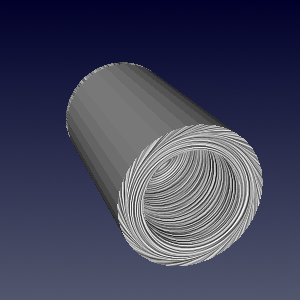

Write the Python code that produced this figure.
#!/usr/bin/env python

# Test vtkCompositeSurfaceLICMapper: SurfaceLICCurvedContrastEnhancedBlendedSmallGrain.

import vtkmodules.vtkInteractionStyle  # noqa: F401
import vtkmodules.vtkRenderingOpenGL2  # noqa: F401

import os

from vtkmodules.vtkCommonDataModel import vtkDataObject
from vtkmodules.vtkIOXML import vtkXMLPolyDataReader
from vtkmodules.vtkRenderingCore import (
    vtkActor,
    vtkRenderWindow,
    vtkRenderWindowInteractor,
    vtkRenderer,
)
from vtkmodules.vtkRenderingLICOpenGL2 import (
    vtkCompositeSurfaceLICMapper,
    vtkSurfaceLICInterface,
)

# Read data
data_dir = os.environ.get("VPE_DATA_DIR", os.path.dirname(os.path.abspath(__file__)))
reader = vtkXMLPolyDataReader()
reader.SetFileName(os.path.join(data_dir, "disk_out_ref_surface.vtp"))
reader.Update()
data_obj = reader.GetOutputDataObject(0)

# Mapper
lic_mapper = vtkCompositeSurfaceLICMapper()
lic_mapper.SetInputArrayToProcess(
    0, 0, 0, vtkDataObject.FIELD_ASSOCIATION_POINTS_THEN_CELLS, "V")
lic_mapper.SetInputDataObject(data_obj)

# LIC interface parameters
lic_interface = lic_mapper.GetLICInterface()
lic_interface.SetNumberOfSteps(40)
lic_interface.SetStepSize(0.4)
lic_interface.SetEnhancedLIC(1)
lic_interface.SetNormalizeVectors(1)
lic_interface.SetGenerateNoiseTexture(1)
lic_interface.SetNoiseType(1)
lic_interface.SetNoiseTextureSize(200)
lic_interface.SetNoiseGrainSize(1)
lic_interface.SetMinNoiseValue(0.0)
lic_interface.SetMaxNoiseValue(1.0)
lic_interface.SetNumberOfNoiseLevels(1024)
lic_interface.SetImpulseNoiseProbability(1.0)
lic_interface.SetImpulseNoiseBackgroundValue(0.0)
lic_interface.SetNoiseGeneratorSeed(1)
lic_interface.SetEnhanceContrast(1)
lic_interface.SetLowLICContrastEnhancementFactor(0.0)
lic_interface.SetHighLICContrastEnhancementFactor(0.0)
lic_interface.SetLowColorContrastEnhancementFactor(0.0)
lic_interface.SetHighColorContrastEnhancementFactor(0.0)
lic_interface.SetAntiAlias(0)
lic_interface.SetColorMode(0)
lic_interface.SetLICIntensity(0.8)
lic_interface.SetMapModeBias(0.0)
lic_interface.SetMaskOnSurface(0)
lic_interface.SetMaskThreshold(0.0)
lic_interface.SetMaskIntensity(0.0)
lic_interface.SetMaskColor([1.0, 0.0, 0.84705])

# Actor
lic_actor = vtkActor()
lic_actor.SetMapper(lic_mapper)

# Renderer
renderer = vtkRenderer()
renderer.AddActor(lic_actor)
renderer.SetBackground(0.3216, 0.3412, 0.4314)
renderer.SetBackground2(0.0, 0.0, 0.1647)
renderer.GradientBackgroundOn()

# Render window
render_window = vtkRenderWindow()
render_window.SetSize(300, 300)
render_window.AddRenderer(renderer)
render_window.SetWindowName("surface lic curved contrast enhanced blended small grain")

# Interactor
interactor = vtkRenderWindowInteractor()
interactor.SetRenderWindow(render_window)

# Functional render for OpenGL context check
render_window.Render()

if not vtkSurfaceLICInterface.IsSupported(render_window):
    print("WARNING: Surface LIC not supported, skipping.")
else:
    # Scene
    camera = renderer.GetActiveCamera()
    camera.SetFocalPoint(-1.88, -0.98, -1.04)
    camera.SetPosition(13.64, 4.27, -31.59)
    camera.SetViewAngle(30)
    camera.SetViewUp(0.41, 0.83, 0.35)
    renderer.ResetCamera()

    interactor.Initialize()
    interactor.Start()
